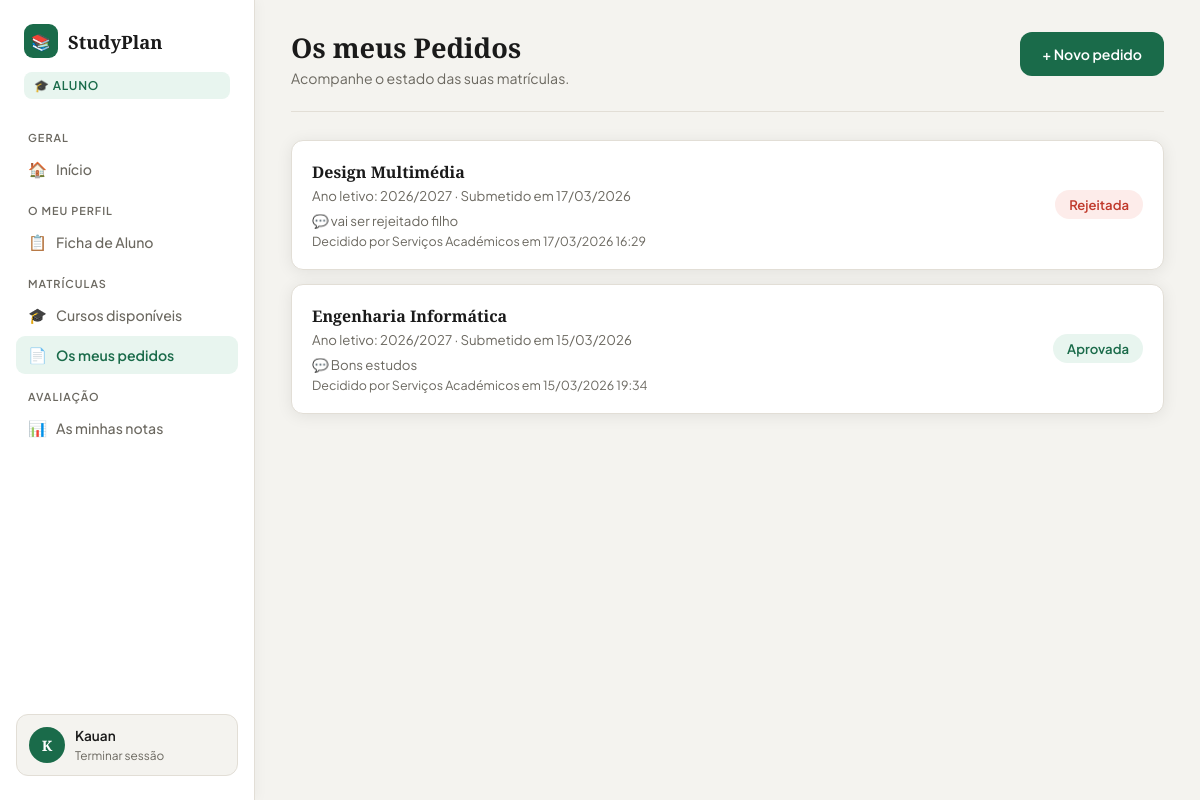
The app's page /aluno/matriculas.php (signed in) with its own data.
### tables this page shows
CREATE TABLE `matriculas` (
  `id` int(11) NOT NULL,
  `utilizador_id` int(11) NOT NULL,
  `curso_id` int(11) NOT NULL,
  `ano_letivo` varchar(9) NOT NULL,
  `estado` enum('pendente','aprovada','rejeitada') DEFAULT 'pendente',
  `observacoes` text DEFAULT NULL,
  `decidido_por` int(11) DEFAULT NULL,
  `decidido_em` timestamp NULL DEFAULT NULL,
  `criado_em` timestamp NOT NULL DEFAULT current_timestamp()
);

CREATE TABLE `cursos` (
  `id` int(11) NOT NULL,
  `nome` varchar(150) NOT NULL,
  `descricao` text DEFAULT NULL,
  `duracao_anos` int(11) DEFAULT 3,
  `ativo` tinyint(1) DEFAULT 1,
  `criado_por` int(11) DEFAULT NULL,
  `criado_em` timestamp NOT NULL DEFAULT current_timestamp()
);

CREATE TABLE `utilizadores` (
  `id` int(11) NOT NULL,
  `nome` varchar(150) NOT NULL,
  `email` varchar(150) NOT NULL,
  `senha` varchar(255) NOT NULL,
  `perfil` enum('aluno','funcionario','gestor') NOT NULL DEFAULT 'aluno',
  `ativo` tinyint(1) DEFAULT 1,
  `criado_em` timestamp NOT NULL DEFAULT current_timestamp()
);

### aluno/matriculas.php (the view, shortened to what this page needs)
<?php
$db  = getDB();
$uid = $_SESSION['user_id'];
$matriculas = $db->prepare("
    SELECT m.*,c.nome as curso,c.duracao_anos,d.nome as decidido_nome
    FROM matriculas m
    JOIN cursos c ON m.curso_id=c.id
    LEFT JOIN utilizadores d ON m.decidido_por=d.id
    WHERE m.utilizador_id=?
    ORDER BY m.criado_em DESC
");
$matriculas->execute([$uid]);
$matriculas = $matriculas->fetchAll();
?>
<!DOCTYPE html>
<html lang="pt-PT">
<head>
    <link rel="stylesheet" href="../assets/css/style.css">
</head>
<body>
<div class="layout">
    <?php include 'sidebar.php'; ?>
    <main class="main">
        <div class="topbar">
            <div><h1>Os meus Pedidos</h1><p>Acompanhe o estado das suas matrículas.</p></div>
            <a href="cursos.php" class="btn btn-primary" style="width:auto">+ Novo pedido</a>
        </div>
        <?php if ($matriculas): ?>
        <div style="display:flex;flex-direction:column;gap:14px;">
        <?php foreach ($matriculas as $m): ?>
            <div style="background:var(--white);border:1px solid var(--border);border-radius:var(--radius);padding:20px;box-shadow:var(--shadow);display:flex;justify-content:space-between;align-items:center;gap:16px;flex-wrap:wrap">
                <div>
                    <h3 style="font-size:1rem;font-weight:700;margin-bottom:4px"><?= htmlspecialchars($m['curso']) ?></h3>
                    <p style="color:var(--muted);font-size:0.83rem">Ano letivo: <?= $m['ano_letivo'] ?> · Submetido em <?= date('d/m/Y',strtotime($m['criado_em'])) ?></p>
                    <?php if ($m['observacoes']): ?>
                        <p style="margin-top:8px;font-size:0.83rem;color:var(--muted)">💬 <?= htmlspecialchars($m['observacoes']) ?></p>
                    <?php endif; ?>
                    <?php if ($m['decidido_nome']): ?>
                        <p style="font-size:0.78rem;color:var(--muted);margin-top:4px">Decidido por <?= htmlspecialchars($m['decidido_nome']) ?> em <?= date('d/m/Y H:i',strtotime($m['decidido_em'])) ?></p>
                    <?php endif; ?>
                </div>
                <span class="badge estado-<?= $m['estado'] ?>" style="font-size:0.82rem;padding:6px 14px"><?= ucfirst($m['estado']) ?></span>
            </div>
        <?php endforeach; ?>
        </div>
        <?php endif; ?>
    </main>
</div>
</body>
</html>

### assets/css/style.css (style rules this page uses)
:root { --bg: #F4F3EF; --bg2: #ECEAE4; --white: #FFFFFF; --card: #FFFFFF; --border: #E2DED6; --accent: #1A6B4A; --accent2: #2E9E6E; --accent3: #E8F5EF; --text: #1A1A1A; --muted: #6B6860; --danger: #C0392B; --danger-bg: #FDECEA; --warning: #D4761A; --warning-bg: #FEF3E7; --success: #1A6B4A; --success-bg: #E8F5EF; --radius: 12px; --shadow: 0 2px 16px rgba(0,0,0,0.08); --shadow-lg: 0 8px 32px rgba(0,0,0,0.12); }
* { margin: 0; padding: 0; box-sizing: border-box; }
body { font-family: 'Plus Jakarta Sans', sans-serif; background: var(--bg); color: var(--text); min-height: 100vh; font-size: 0.95rem; }
h1, h2, h3 { font-family: 'Playfair Display', serif; }
a { color: inherit; text-decoration: none; }
.btn { display: inline-flex; align-items: center; gap: 7px; padding: 11px 22px; border-radius: var(--radius); font-family: 'Plus Jakarta Sans', sans-serif; font-weight: 600; font-size: 0.88rem; cursor: pointer; border: none; transition: all 0.18s; text-decoration: none; white-space: nowrap; }
.btn-primary { background: var(--accent); color: white; width: 100%; justify-content: center; padding: 13px 22px; }
.layout { display: flex; min-height: 100vh; }
.main { margin-left: 255px; flex: 1; padding: 32px 36px; min-height: 100vh; }
.topbar { display: flex; justify-content: space-between; align-items: flex-start; margin-bottom: 28px; padding-bottom: 24px; border-bottom: 1px solid var(--border); }
.topbar h1 { font-size: 1.7rem; line-height: 1.2; }
.topbar p { color: var(--muted); font-size: 0.88rem; margin-top: 4px; }
.badge { display: inline-flex; align-items: center; gap: 4px; padding: 3px 10px; border-radius: 50px; font-size: 0.75rem; font-weight: 600; }
.estado-aprovada { background: var(--success-bg); color: var(--success); }
.estado-rejeitada { background: var(--danger-bg); color: var(--danger); }

### records on screen
matriculas: curso.nome "Design Multimédia", ano_letivo "2026/2027", criado_em "17/03/2026", observacoes "vai ser rejeitado filho", decidido_por.nome "Serviços Académicos", decidido_em "17/03/2026 16:29", estado "Rejeitada"
matriculas: curso.nome "Engenharia Informática", ano_letivo "2026/2027", criado_em "15/03/2026", observacoes "Bons estudos", decidido_por.nome "Serviços Académicos", decidido_em "15/03/2026 19:34", estado "Aprovada"

### other values on screen
$ini "K"
$_SESSION['user_nome'] "Kauan"
